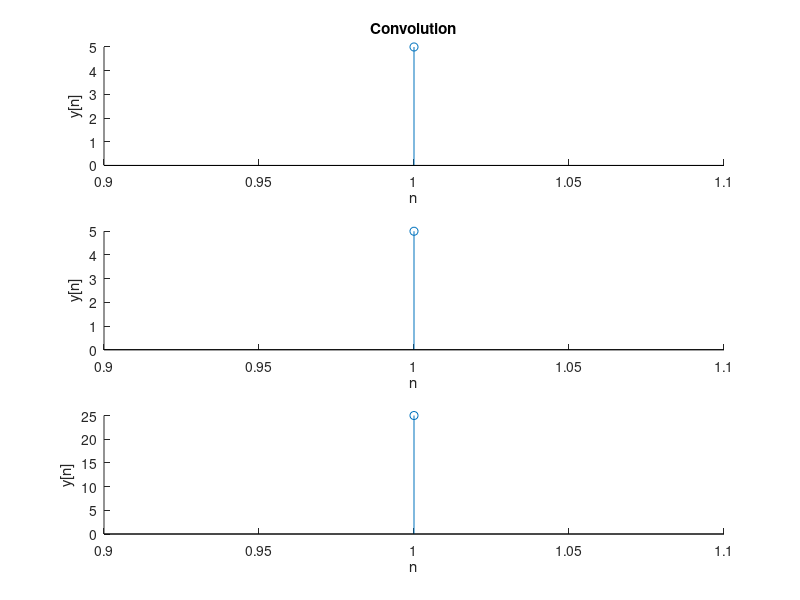

The MATLAB script that drew this image:
clc
close all
x = input('Enter the input signal : ');
h = input('Enter the impluse signal : ');
n1 = length(x);
n2 = length(h);
m = n1 + n2 -1;
xn = [x, zeros(1, n2 - 1)];
hn = [h, zeros(1, n1 - 1)];
yn = zeros(1, m);

for i = 1 : m
    for j = 1 : i
        yn(i) = yn(i) + xn(j) * hn(i - j + 1);
    end
end

subplot(3, 1, 1);
hold on 
stem(x);
hold off
xlabel('n');
ylabel('y[n]');
title('Convolution');

subplot(3, 1, 2);
hold on 
stem(h);
hold off
xlabel('n');
ylabel('y[n]');

subplot(3, 1, 3);
hold on 
stem(yn);
hold off
xlabel('n');
ylabel('y[n]');
